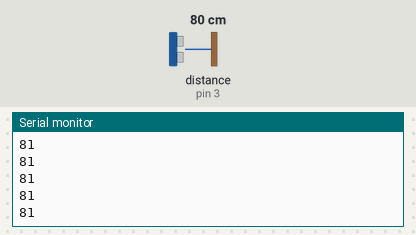
Bench run of a sketch on a simulated Arduino Uno, built with avr-gcc and run on an emulated ATmega328P. Shown: the last lines printed to the serial monitor. The inputs (shaded band) are chosen by the test bench; at power-on: distance to the obstacle (sensor on pin 3) 80 cm. The echo pulse lasts 58.3 µs per cm.

Above: at 1.2 s.
1.3 s: distance to the obstacle (sensor on pin 3) set to 2 cm
At 1.34 s:
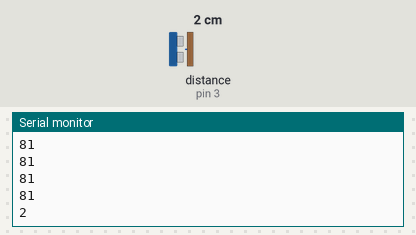
2.8 s: distance to the obstacle (sensor on pin 3) set to 4 cm
At 2.82 s:
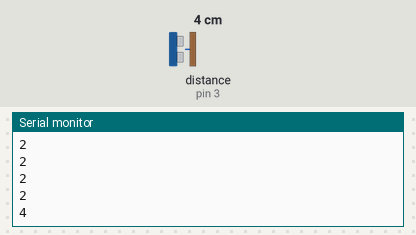
Timing chart, 0 to 5.8 s (numbered marks = the images above; inputs shaded):
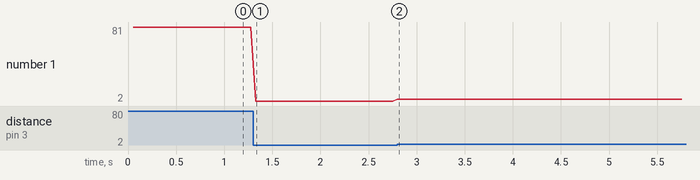

Measured:
- after the input at 1.3 s, the serial monitor: prints a new line at once (image 1)
- after the input at 2.8 s, the serial monitor: prints a new line at once (image 2)
- plotted number 1: 81 → 2 after the input at 1.3 s, 2 → 4 after the input at 2.8 s

The sketch:

hands-on-09-plotter.ino
```cpp
/*
 * UNIVERSIDADE FEDERAL DO AMAZONAS - UFAM
 * INSTITUTO DE COMPUTAÇÃO - ICOMP
 * CURSO INTRODUÇÃO AO ARDUINO
 * MARCOS A. P. DE LIMA
 * MARCOS.LIMA@ICOMP.UFAM.EDU.BR
 * JUN, 2022
 */
#include <NewPing.h>
#define ECHO_PIN 3
#define TRIGGER_PIN 2
#define MAX_DISTANCE 400 // distancia maxima a ser mensurada (em cm)

NewPing sonar(TRIGGER_PIN, ECHO_PIN, MAX_DISTANCE); // NewPing object

void setup() {
  pinMode(ECHO_PIN, INPUT);
  pinMode(TRIGGER_PIN, OUTPUT);
  Serial.begin(9600);
}

void loop() {
  delay(50); // aguarda 50ms entre as leituras (20 pings/sec).
  unsigned long distancia = sonar.ping_cm();// retorna a distancia em cm
  Serial.println(distancia);
}
```
